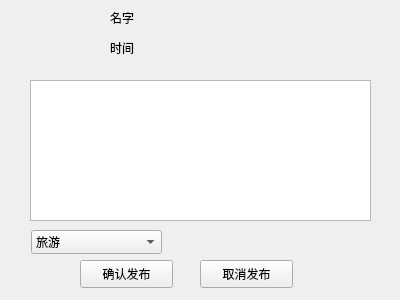
<?xml version="1.0" encoding="UTF-8"?>
<ui version="4.0">
 <class>release_post</class>
 <widget class="QWidget" name="release_post">
  <property name="geometry">
   <rect>
    <x>0</x>
    <y>0</y>
    <width>400</width>
    <height>300</height>
   </rect>
  </property>
  <property name="windowTitle">
   <string>Form</string>
  </property>
  <widget class="QLabel" name="label_name">
   <property name="geometry">
    <rect>
     <x>110</x>
     <y>10</y>
     <width>251</width>
     <height>16</height>
    </rect>
   </property>
   <property name="text">
    <string>名字</string>
   </property>
  </widget>
  <widget class="QLabel" name="label_time">
   <property name="geometry">
    <rect>
     <x>110</x>
     <y>40</y>
     <width>251</width>
     <height>16</height>
    </rect>
   </property>
   <property name="text">
    <string>时间</string>
   </property>
  </widget>
  <widget class="QTextEdit" name="textEdit">
   <property name="geometry">
    <rect>
     <x>30</x>
     <y>80</y>
     <width>341</width>
     <height>141</height>
    </rect>
   </property>
  </widget>
  <widget class="QPushButton" name="pushButton_release">
   <property name="geometry">
    <rect>
     <x>80</x>
     <y>260</y>
     <width>93</width>
     <height>28</height>
    </rect>
   </property>
   <property name="text">
    <string>确认发布</string>
   </property>
  </widget>
  <widget class="QPushButton" name="pushButton_cancel">
   <property name="geometry">
    <rect>
     <x>200</x>
     <y>260</y>
     <width>93</width>
     <height>28</height>
    </rect>
   </property>
   <property name="text">
    <string>取消发布</string>
   </property>
  </widget>
  <widget class="QLabel" name="label_pic">
   <property name="geometry">
    <rect>
     <x>20</x>
     <y>10</y>
     <width>61</width>
     <height>51</height>
    </rect>
   </property>
   <property name="styleSheet">
    <string notr="true">url:/Image/1.jpg</string>
   </property>
   <property name="text">
    <string/>
   </property>
  </widget>
  <widget class="QComboBox" name="comboBox_type">
   <property name="geometry">
    <rect>
     <x>31</x>
     <y>230</y>
     <width>131</width>
     <height>24</height>
    </rect>
   </property>
   <item>
    <property name="text">
     <string>旅游</string>
    </property>
   </item>
   <item>
    <property name="text">
     <string>自习搭子</string>
    </property>
   </item>
   <item>
    <property name="text">
     <string>QT大作业</string>
    </property>
   </item>
   <item>
    <property name="text">
     <string>看电影</string>
    </property>
   </item>
   <item>
    <property name="text">
     <string>聚餐</string>
    </property>
   </item>
   <item>
    <property name="text">
     <string>恋爱搭子</string>
    </property>
   </item>
  </widget>
 </widget>
 <resources/>
 <connections/>
</ui>
